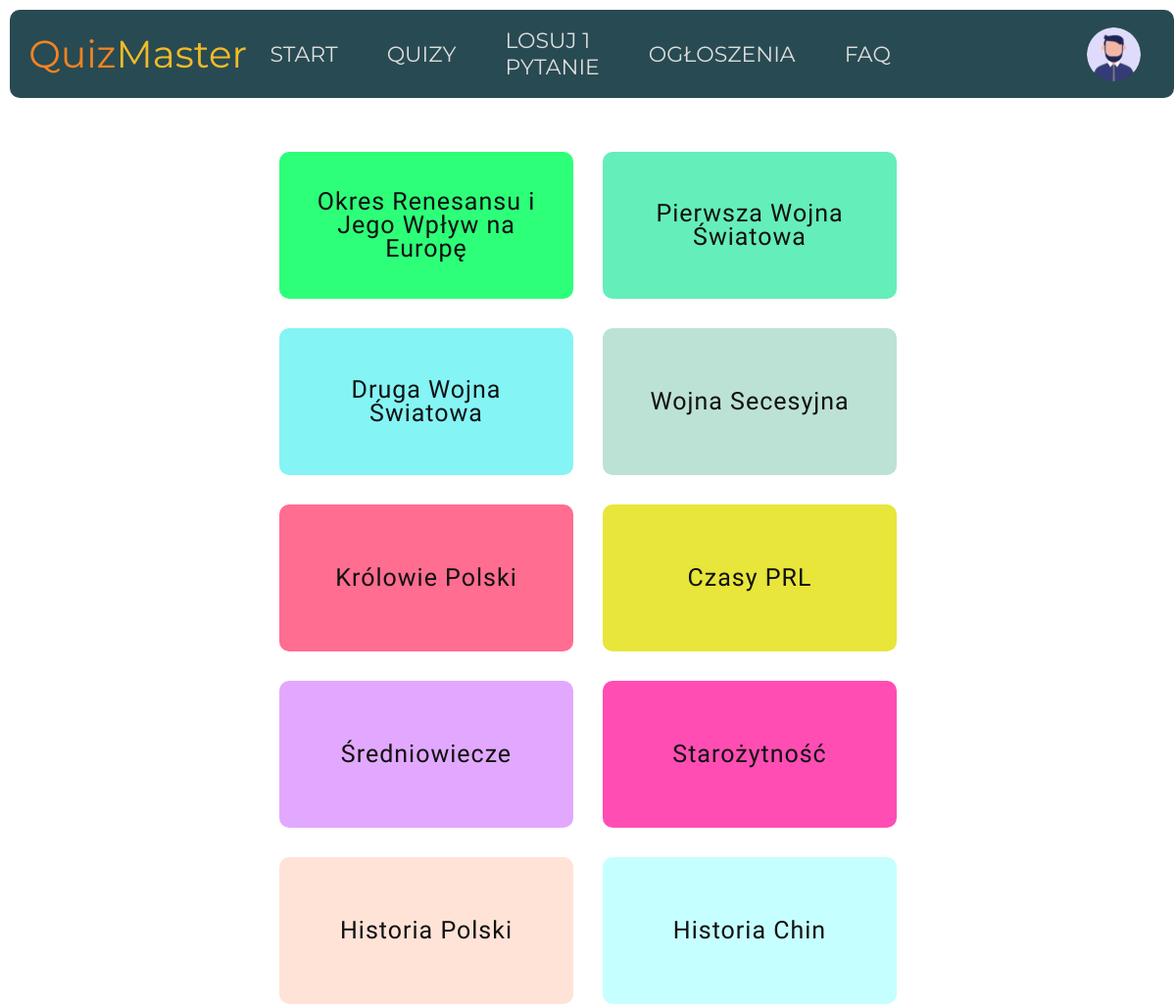
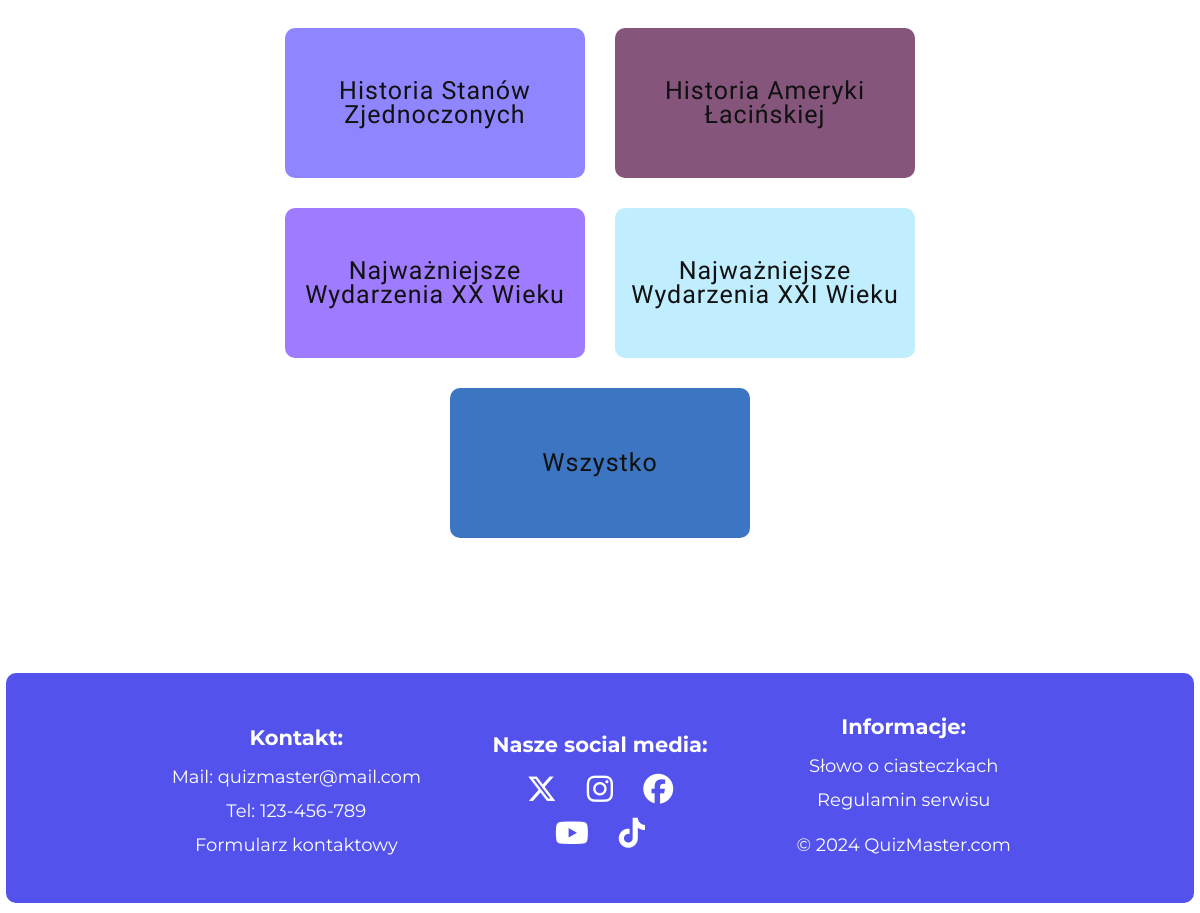
The page /category.php?c=3 (signed in) on the database its author committed (2 pictures, top to bottom).
### tables this page shows
CREATE TABLE IF NOT EXISTS `topic` (
  `id` INT NOT NULL AUTO_INCREMENT,
  `category_id` INT NOT NULL,
  `title` VARCHAR(255) NOT NULL,
  PRIMARY KEY (`id`),
  FOREIGN KEY (`category_id`) REFERENCES category(`id`));

### category.php (the view, shortened to what this page needs)
<?php
    require_once("./config/config.php");
    try {
        $connection = new PDO("mysql:host=$database_host;dbname=$database_name", $database_user, $database_password);
        $connection->setAttribute(PDO::ATTR_ERRMODE, PDO::ERRMODE_EXCEPTION);
    } catch (PDOException $e) {
        die("Error: ".$e->getMessage());
    }
    $isCategorySelected = false;
    if(isset($_GET['c']) && ((int)($_GET['c']) >= 1 && (int)($_GET['c']) <= 15)) {
        $categoryId = $_GET['c'];
    } else {
        $isCategorySelected = true;
    }
?>
<!DOCTYPE html>
<html lang="pl">
    <head>
        <link rel="stylesheet" href="https://cdnjs.cloudflare.com/ajax/libs/font-awesome/6.5.1/css/all.min.css">
        <link rel="stylesheet" href="./styles/style_global.css">
        <link rel="stylesheet" href="./styles/style_topic.css">
        <link rel="stylesheet" href="./styles/style_quiz.css">
    </head>
    <body>
        <section class="document">
            <?php
                require_once('./elements/header.php');
            ?>
            <section class="document-body" style="margin-top: -20px">
                <main>
                    <?php
                        if($isCategorySelected) {
                            require_once('./elements/category.php');
                        } else {
                            $sqlQuery = "SELECT topic.id, topic.title FROM topic WHERE topic.category_id = $categoryId";
                            $queryResult = $connection->query($sqlQuery);
                            foreach($queryResult as $row) {
                                echo <<<TOPIC
                                    <a href="../quiz.php?t={$row['id']}" class="topic-box">
                                        <p>{$row['title']}</p>
                                    </a>
                                TOPIC;
                            }
                            echo <<<TOPIC
                                <a href="../quiz.php?c={$categoryId}" class="topic-box">
                                    <p>Wszystko</p>
                                </a>
                            TOPIC;
                        }
                    ?>
                </main>
            </section>
        </section>
    </body>
</html>

### styles/style_global.css (style rules this page uses)
* { margin: 0; padding: 0; box-sizing: border-box; font-family: 'Montserrat', sans-serif; }
body { width: 100%; height: auto; display: flex; justify-content: center; align-items: center; flex-direction: column; overflow-x: hidden; }
.document { width: 100vw; min-height: 100vh; height: auto; display: flex; align-items: center; flex-direction: column; }
.document-body { z-index: 1; width: 80%; min-height: calc(100vh - 330px); height: auto; min-width: 30%; max-width: 1440px; display: flex; position: relative; flex-direction: column; justify-content: center; align-items: center; }
footer { height: 230px; width: 99%; min-height: 230px; z-index: 100; background-color: #5352ed; margin: 90px 15px 10px 15px; border-radius: 10px; display: flex; justify-content: center; align-items: center; flex-direction: row; padding: 10px; }
footer div { width: 26%; height: 100%; display: flex; justify-content: center; align-items: center; flex-direction: column; }
footer :is(p, a, h6) { color: #fff; padding: 6px; font-size: 18px; text-decoration: none; }
footer h6 { font-size: 21px; font-weight: bold; padding: 10px; }
footer a { cursor: pointer; }
footer i { font-size: 30px; padding: 7px; }
.footer-p-copyrights { padding: 17px; }

### styles/style_quiz.css (style rules this page uses)
.document-body { margin-top: 170px; }
main { margin-top: 160px; margin-bottom: 30px; display: flex; flex-wrap: wrap; justify-content: center; }
.topic-box { width: 300px; height: 150px; padding: 15px; margin: 15px; display: flex; justify-content: center; align-items: center; text-align: center; text-decoration: none; border-radius: 10px; }
.topic-box p { font-size: 25px; color: #111; font-family: "Suez One", serif; font-weight: 400; font-style: normal; letter-spacing: 1px; line-height: 24px; }

### rows shown on the page
topic: title "Okres Renesansu i Jego Wpływ na Europę"
topic: title "Pierwsza Wojna Światowa"
topic: title "Druga Wojna Światowa"
topic: title "Wojna Secesyjna"
topic: title "Królowie Polski"
topic: title "Czasy PRL"
topic: title "Średniowiecze"
topic: title "Starożytność"
topic: title "Historia Polski"
topic: title "Historia Chin"
topic: title "Historia Stanów Zjednoczonych"
topic: title "Historia Ameryki Łacińskiej"
topic: title "Najważniejsze Wydarzenia XX Wieku"
topic: title "Najważniejsze Wydarzenia XXI Wieku"
